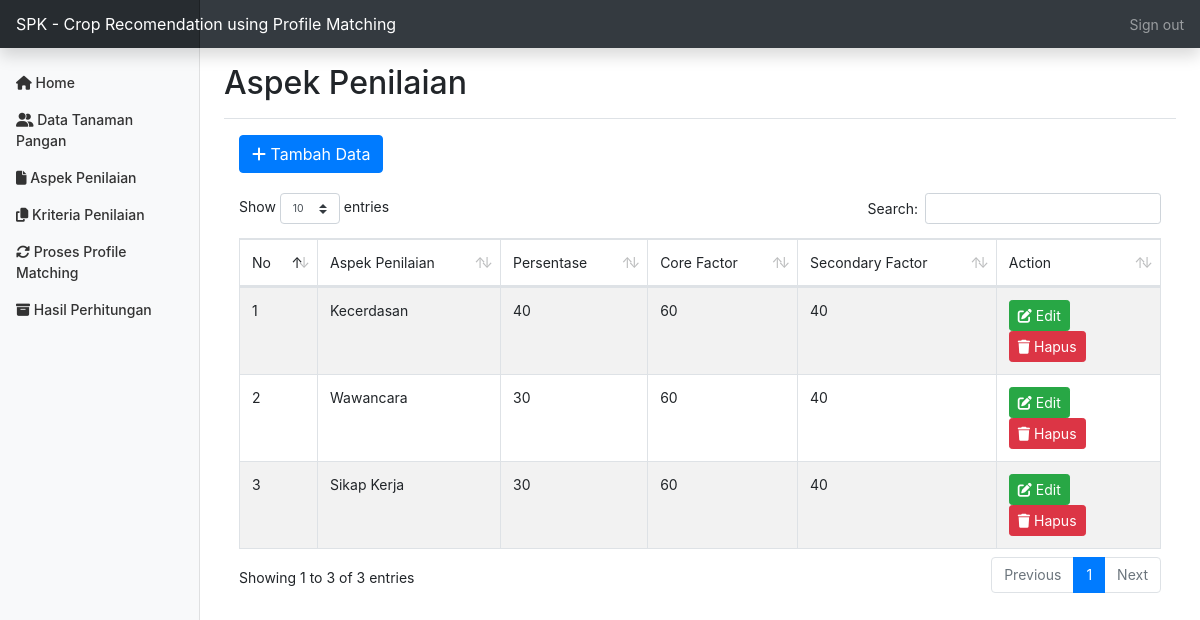
Before: /home.php?page=aspek (signed in) with the older database file.
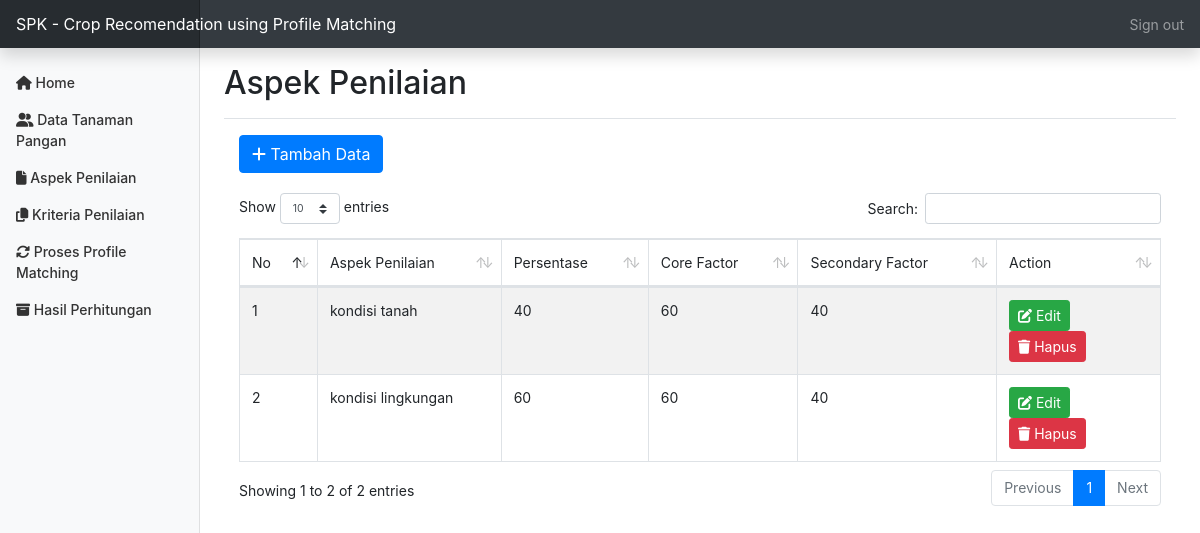
After: the same page with the newer database file.
### tables this page shows
CREATE TABLE `pm_aspek` (
  `id_aspek` tinyint(3) UNSIGNED NOT NULL,
  `aspek` varchar(100) NOT NULL,
  `prosentase` float NOT NULL,
  `bobot_core` float NOT NULL,
  `bobot_secondary` float NOT NULL
);

### aspek.php (the view, shortened to what this page needs)
<div class="container">
		<a href="home.php?page=tambah_aspek">
			<button style="margin-bottom: 20px;" class="btn btn-primary"> <i class="fa fa-plus"></i> Tambah Data </button>
		</a>
		<table id="example" class="table table-striped table-bordered" style="width:100%">
	    	<thead>
	    		<tr>
	    			<td>No</td>
	    			<td>Aspek Penilaian</td>
	    			<td>Persentase</td>
	    			<td>Core Factor</td>
	    			<td>Secondary Factor</td>
	    			<td>Action</td>
	    		</tr>
	    	</thead>
	    	<tbody>
				<?php
			        $no = 1;
			        $query = "SELECT * FROM pm_aspek ORDER BY id_aspek ASC";
			        $aspek_penilaian = $koneksi->prepare($query);
			        $aspek_penilaian->execute();
			        $res1 = $aspek_penilaian->get_result();
			        if ($res1->num_rows > 0) {
				        while ($row = $res1->fetch_assoc()) {
				        	$id = $row['id_aspek'];
				            $aspek = $row['aspek'];
				            $prosentase = $row['prosentase'];
				            $bobot_core = $row['bobot_core'];
				            $bobot_secondary = $row['bobot_secondary'];
				?>
					<tr>
						<td><?php echo $no++; ?></td>
						<td><?php echo $aspek; ?></td>
						<td><?php echo $prosentase; ?></td>
						<td><?php echo $bobot_core; ?></td>
						<td><?php echo $bobot_secondary; ?></td>
						<td>
							<a href="home.php?page=edit_aspek&aa=<?php echo base64_encode($id) ?>">
								<button class="btn btn-success btn-sm"> <i class="fa fa-edit"></i> Edit </button>
							</a>
							<a href="hapus_aspek.php?aa=<?php echo base64_encode($id) ?>" onclick="javascript: return confirm('Apakah Anda yakin ingin menghapus data ini?')">
								<button class="btn btn-danger btn-sm"> <i class="fa fa-trash"></i> Hapus </button>
							</a>
						</td>
					</tr>
			    <?php } } else { ?>
				    <tr>
				    	<td colspan='7'>Tidak ada data ditemukan</td>
				    </tr>
			    <?php } ?>
	    	</tbody>
	    </table>
    </div>

Changed rows visible on the page:
removed pm_aspek: aspek "Sikap Kerja", prosentase "30", bobot_core "60", bobot_secondary "40"
changed pm_aspek: aspek "Kecerdasan" → "kondisi tanah"
changed pm_aspek: aspek "Wawancara" → "kondisi lingkungan"; prosentase "30" → "60"
Other visible differences:
text written by a page script: "Show entries Search: Showing 1 to 3 of 3 entries Previous 1 Next" → "Show entries Search: Showing 1 to 2 of 2 entries Previous 1 Next"
